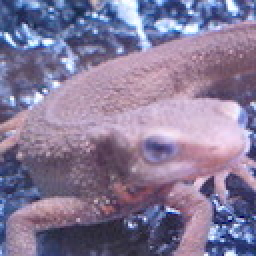
#> input picture imori.jpg, 128 x 128 px (shown 2 times larger)
$ jupyter execute 91-100.ipynb   (older library calls are emulated)
#> lines starting #> are read from the running program, lines starting #| are printed output that depends on the picture
#> further down, img is the input picture: shape (128, 128, 3); mean B, G, R 152.8, 121.8, 134.1
[cell 1]
import numpy as np
import cv2
import matplotlib.pyplot as plt
from glob import glob

[cell 2]
def rgb2gray(_img):
    img = _img.copy().astype(np.float)
    r = img[..., 2].copy()
    g = img[..., 1].copy()
    b = img[..., 0].copy()
    img = 0.2126 * r + 0.7152 * g + 0.0722 * b
    img = img.astype(np.uint8)
    return img

[cell 3]
#91
def kmeans_dec(_img, clss=5):
#> called with clss = 5
    np.random.seed(0)
    h, w, c = _img.shape
#> h = 128; w = 128; c = 3
    img = _img.reshape((h*w, c)).astype(np.float32)

    idx = np.random.choice(np.arange(h*w), clss, replace=False)
#> idx = [3180, 10131, 7536, 598, 5136]
    rand = img[idx].copy()
#> rand = [[148, 121, 140], [122, 109, 135], [213, 189, 211], [84, 86, 135], [96, 99, 118]]

    print(rand)
#| [[148. 121. 140.]
#|  [122. 109. 135.]
#|  [213. 189. 211.]
#|  [ 84.  86. 135.]
#|  [ 96.  99. 118.]]

    out = np.zeros((h, w), dtype=np.int)
    for i in range(h):
        for j in range(w):
            m = 9999
            for k, arr in enumerate(rand):
                dis = np.sqrt(np.sum((img[i*h+j] - arr)**2))
                if dis < m:
                    m = dis
                    out[i, j] = k
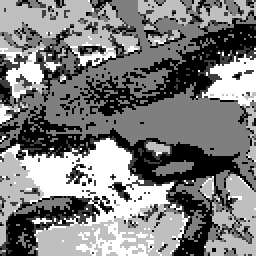
#> out: shape (128, 128) int64 (shown 2 times larger); min 0, max 4, mean 1.97; drawn with min black and max white

    out = out * 50
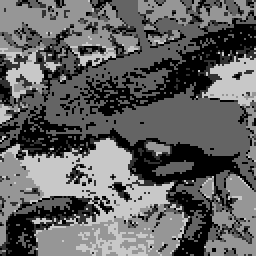
#> out: shape (128, 128) int64 (shown 2 times larger); min 0, max 200, mean 98.7
    out = out.astype(np.uint8)
    return out


img = cv2.imread('imori.jpg')
img = img[..., ::-1]

out = kmeans_dec(img)

plt.subplot(1, 2, 1)
plt.imshow(img)
plt.subplot(1, 2, 2)
plt.imshow(out, cmap='gray')
plt.show()
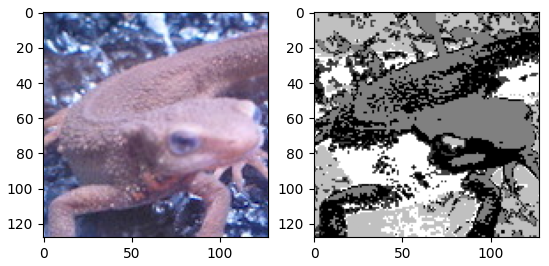
#> figure drawn by matplotlib, 2 panels

[cell 4]
#92
def kmeans_dec(_img, clss=5):
#> called with clss = 5
    np.random.seed(0)
    h, w, c = _img.shape
#> h = 128; w = 128; c = 3
    img = _img.reshape((h*w, c)).astype(np.float32)

    idx = np.random.choice(np.arange(h*w), clss, replace=False)
#> idx = [3180, 10131, 7536, 598, 5136]
    rand = img[idx].copy()

    print(rand)
#| [[148. 121. 140.]
#|  [122. 109. 135.]
#|  [213. 189. 211.]
#|  [ 84.  86. 135.]
#|  [ 96.  99. 118.]]

    cl = np.zeros((h, w), dtype=np.int)

    while True:
        for i in range(h):
            for j in range(w):
                m = 9999
                for k, arr in enumerate(rand):
                    dis = np.sqrt(np.sum((img[i*h+j] - arr)**2))
                    if dis < m:
                        m = dis
                        cl[i, j] = k

        tmp = np.zeros((clss, c), dtype=np.float32)
        for i in range(clss):
            tmp[i] = np.mean(_img[cl == i], axis=0)

        if (rand == tmp).all():
            break
        else:
            rand = tmp.copy()
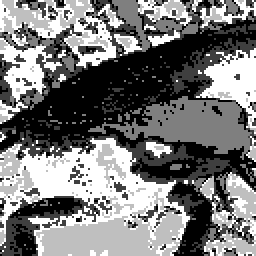
#> cl: shape (128, 128) int64 (shown 2 times larger); min 0, max 4, mean 1.91; drawn with min black and max white

    print(rand)

    out = np.zeros_like(_img)
    for i in range(clss):
        out[cl == i] = rand[i]

    out = out.astype(np.uint8)
    return out


img = cv2.imread('imori.jpg')
img = img[..., ::-1]

out1 = kmeans_dec(img)
out2 = kmeans_dec(img, clss=10)

plt.subplot(1, 3, 1)
plt.imshow(img)
plt.subplot(1, 3, 2)
plt.imshow(out1, cmap='gray')
plt.subplot(1, 3, 3)
plt.imshow(out2, cmap='gray')
plt.show()
